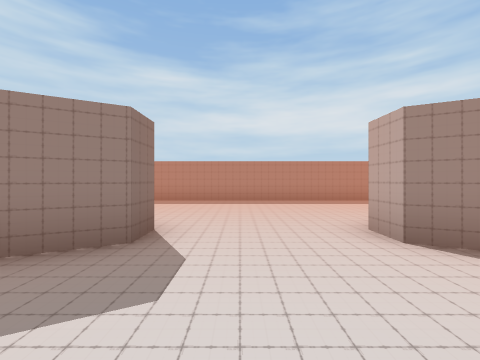
[1] (above)

16 first-person views from a walk through a 3-D level made in the Unity game engine. The camera is 1.3 m above the floor, looks level and sees 90° across. The floor is counted in squares, 1.8 m on a side. Each view is taken from the middle of a square. On the plan, view 1 faces up. The plan holds only what a view shows up to about 9 squares ahead; the rest is blank. The player is left out.

[2]
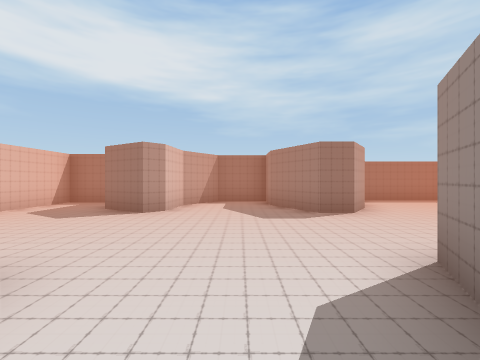

[3]
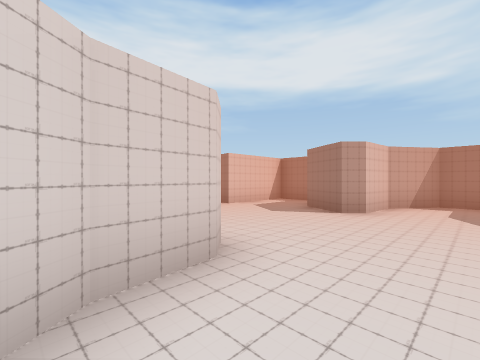

[4]
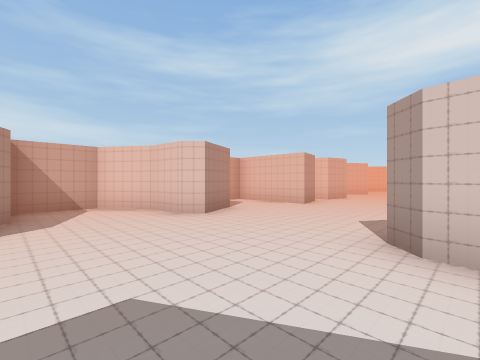

[5]
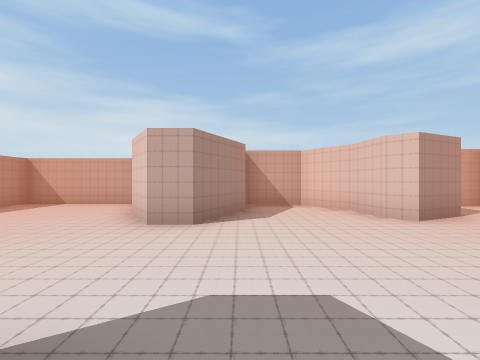

[6]
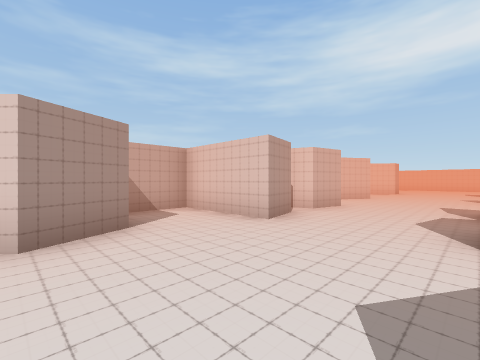

[7]
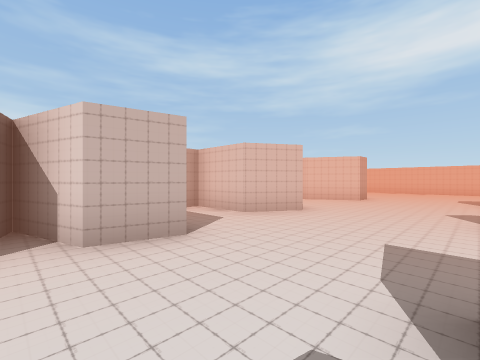

[8]
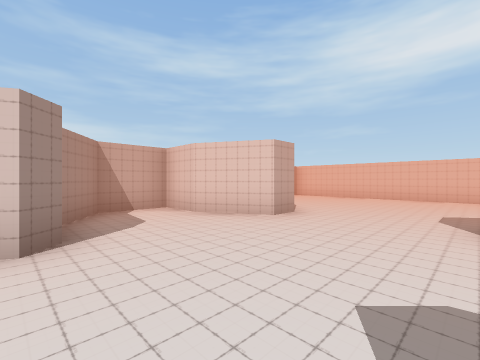

[9]
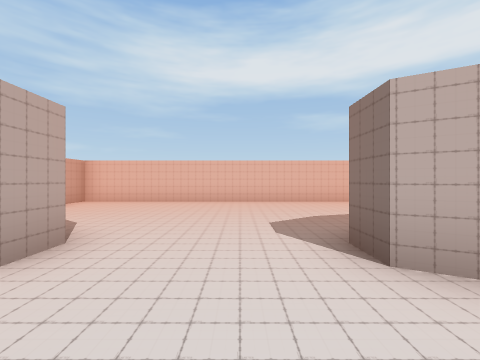

[10]
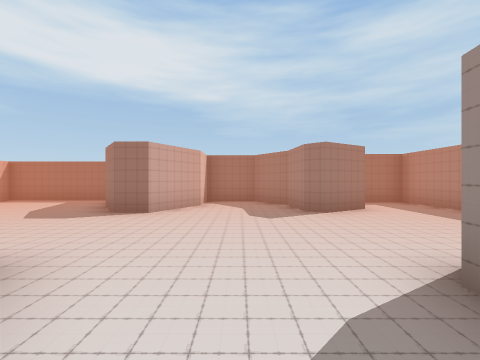

[11]
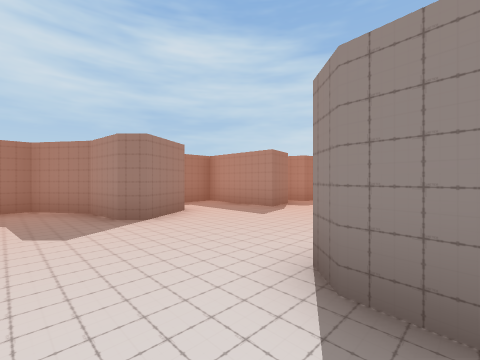

[12]
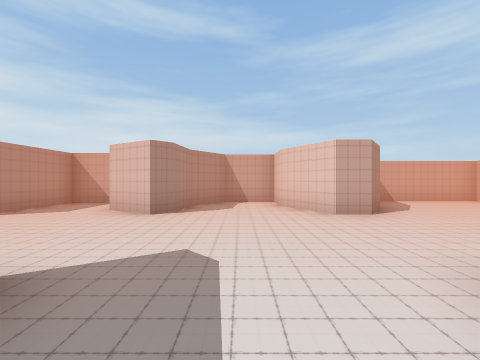

[13]
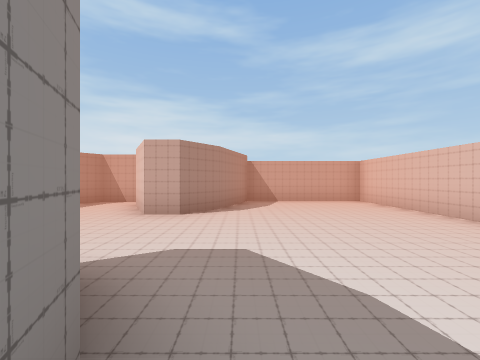

[14]
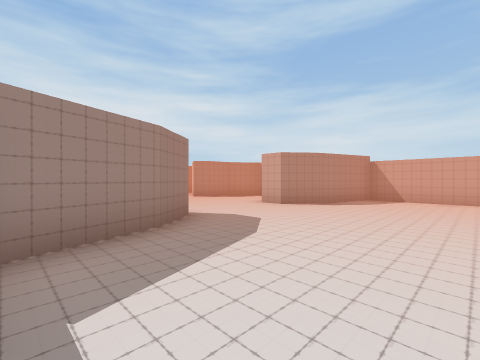

[15]
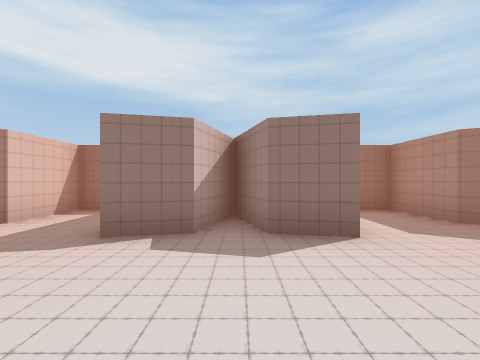

[16]
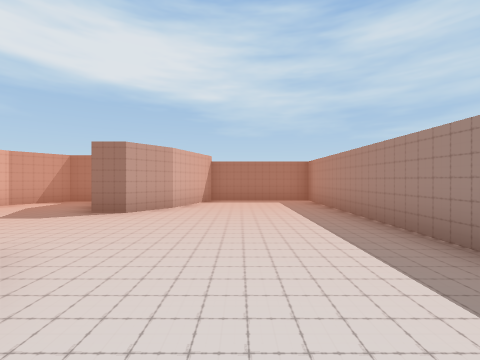

### Floor plan
Ten units are one square. View 1 is at (0, 0); x grows to the right and y downward. Boxes are objects, and circles mark ways between rooms. Rooms are numbered by the first view taken in them; rooms with no view inside come last. Other rooms are left out.
<svg viewBox="-49 -89 107 305">
<path fill="none" stroke="#000" d="M36 -19 20 -27 20 -36 30 -42M53 -52 53 -84 -44 -84 -44 -50 -23 -43 -13 -35 -13 -27 -29 -19 -41 -19 -41 -3 -29 6 -16 7 -13 11 -20 24 -37 24 -37 45 -10 45M28 25 22 11 26 7 36 6 49 -2 49 -19M17 45 45 45 45 30M-44 176 -44 211 53 211 53 173 30 165 20 158 20 150 36 141 49 141 49 125 36 116 24 115 20 111 28 99 45 99 45 77 22 77M17 78 20 66 36 61M20 56 17 45M-10 45 -12 56 -29 61 -12 66 -10 77 -37 77 -37 99 -20 99 -12 111 -16 115 -29 116 -41 125 -41 141 -29 141 -13 150 -13 158 -22 165 -41 171"/>
<circle cx="5" cy="50" r="3" fill="#2a7"/>
<text x="0" y="-30">1</text>
<text x="0" y="140">2</text>
</svg>
Room 1 opens to room 2.

Where each view was taken, in squares from view 1:
view 1: 0 up, 0 right, facing up
view 2: 1 up, 4 right, facing left
view 3: 1 up, 4 right, facing down-left
view 4: 2 up, 2 left, facing down-right
view 5: 2 up, 2 left, facing right
view 6: 1 down, 1 left, facing down-right
view 7: 6 down, 1 left, facing down-right
view 8: 11 down, 1 left, facing down-right
view 9: 13 down, 0 right, facing down
view 10: 13 down, 4 right, facing left
view 11: 13 down, 3 right, facing up-left
view 12: 13 down, 3 left, facing right
view 13: 17 down, 3 left, facing right
view 14: 20 down, 4 left, facing up-right
view 15: 6 down, 2 right, facing left
view 16: 6 up, 4 right, facing left
